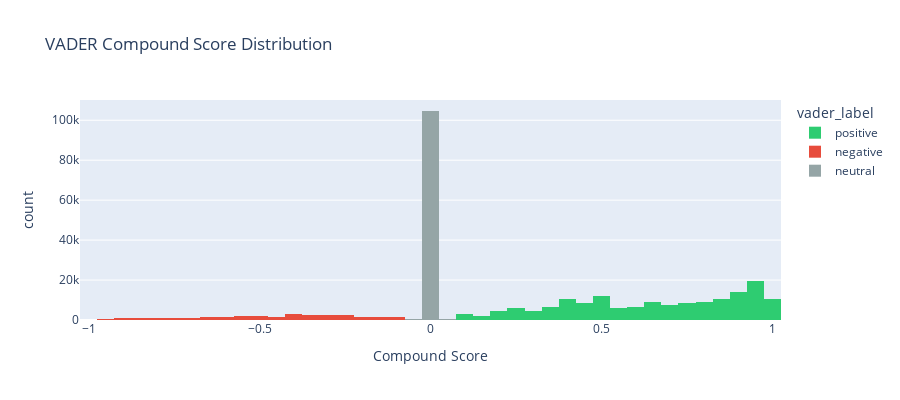

Notebook code cell kept with this figure:
### Code cell
# VADER compound score distribution
fig = px.histogram(df, x='vader_compound', nbins=50, color='vader_label',
                   color_discrete_map={'positive': '#2ecc71', 'neutral': '#95a5a6', 'negative': '#e74c3c'},
                   title='VADER Compound Score Distribution',
                   labels={'vader_compound': 'Compound Score'})
fig.update_layout(height=400, barmode='overlay')
fig.show()

### Figure 1 — Plotly figure (JSON) as saved in the notebook; plotly's stock layout.template omitted (floating-point values rounded to 4 significant figures; data arrays with more than 128 entries replaced by an {"elided": "..."} marker saying what was removed)
{"data": [{"bingroup": "x", "hovertemplate": "vader_label=positive<br>Compound Score=%{x}<br>count=%{y}<extra></extra>", "legendgroup": "positive", "marker": {"color": "#2ecc71", "pattern": {"shape": ""}}, "name": "positive", "nbinsx": 50, "orientation": "v", "showlegend": true, "type": "histogram", "x": {"elided": "158899 float values"}, "xaxis": "x", "yaxis": "y"}, {"bingroup": "x", "hovertemplate": "vader_label=negative<br>Compound Score=%{x}<br>count=%{y}<extra></extra>", "legendgroup": "negative", "marker": {"color": "#e74c3c", "pattern": {"shape": ""}}, "name": "negative", "nbinsx": 50, "orientation": "v", "showlegend": true, "type": "histogram", "x": {"elided": "29992 float values"}, "xaxis": "x", "yaxis": "y"}, {"bingroup": "x", "hovertemplate": "vader_label=neutral<br>Compound Score=%{x}<br>count=%{y}<extra></extra>", "legendgroup": "neutral", "marker": {"color": "#95a5a6", "pattern": {"shape": ""}}, "name": "neutral", "nbinsx": 50, "orientation": "v", "showlegend": true, "type": "histogram", "x": {"elided": "105813 float values"}, "xaxis": "x", "yaxis": "y"}], "layout": {"barmode": "overlay", "height": 400, "legend": {"title": {"text": "vader_label"}, "tracegroupgap": 0}, "title": {"text": "VADER Compound Score Distribution"}, "xaxis": {"anchor": "y", "domain": [0, 1], "title": {"text": "Compound Score"}}, "yaxis": {"anchor": "x", "domain": [0, 1], "title": {"text": "count"}}}}
